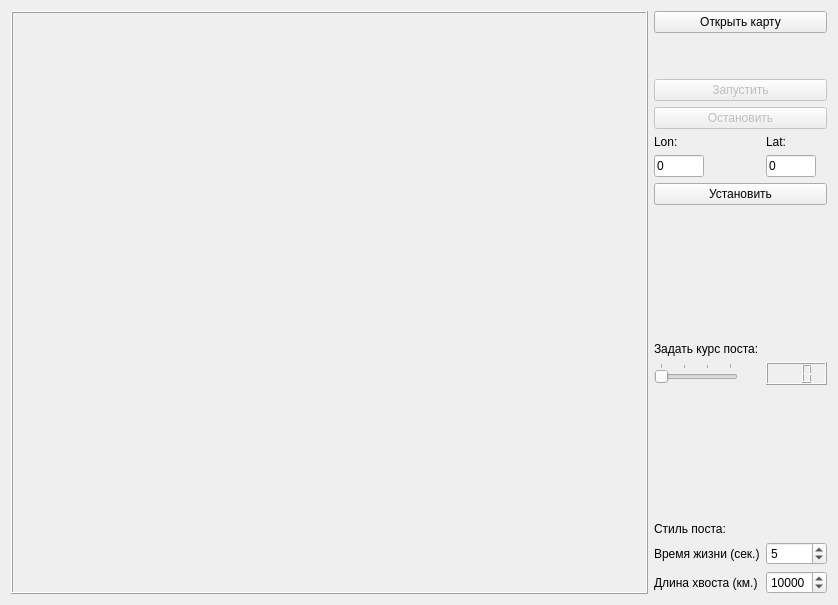
<?xml version="1.0" encoding="UTF-8"?>
<ui version="4.0">
 <class>PostTrackingWindow</class>
 <widget class="QWidget" name="PostTrackingWindow">
  <property name="windowModality">
   <enum>Qt::ApplicationModal</enum>
  </property>
  <property name="geometry">
   <rect>
    <x>0</x>
    <y>0</y>
    <width>838</width>
    <height>605</height>
   </rect>
  </property>
  <property name="windowTitle">
   <string>Form</string>
  </property>
  <layout class="QHBoxLayout" name="horizontalLayout">
   <item>
    <widget class="QFrame" name="frame">
     <property name="frameShape">
      <enum>QFrame::Box</enum>
     </property>
     <property name="frameShadow">
      <enum>QFrame::Raised</enum>
     </property>
     <layout class="QVBoxLayout" name="verticalLayout_2">
      <item>
       <widget class="PwGisWidget" name="pwgiswidget" native="true">
        <property name="sizePolicy">
         <sizepolicy hsizetype="Expanding" vsizetype="Expanding">
          <horstretch>0</horstretch>
          <verstretch>0</verstretch>
         </sizepolicy>
        </property>
       </widget>
      </item>
     </layout>
    </widget>
   </item>
   <item>
    <layout class="QGridLayout" name="gridLayout">
     <item row="5" column="0">
      <widget class="QLineEdit" name="lineEdit_lon">
       <property name="sizePolicy">
        <sizepolicy hsizetype="Maximum" vsizetype="Maximum">
         <horstretch>0</horstretch>
         <verstretch>0</verstretch>
        </sizepolicy>
       </property>
       <property name="maximumSize">
        <size>
         <width>50</width>
         <height>25</height>
        </size>
       </property>
       <property name="text">
        <string>0</string>
       </property>
      </widget>
     </item>
     <item row="1" column="0" colspan="2">
      <spacer name="verticalSpacer_2">
       <property name="orientation">
        <enum>Qt::Vertical</enum>
       </property>
       <property name="sizeType">
        <enum>QSizePolicy::Fixed</enum>
       </property>
       <property name="sizeHint" stdset="0">
        <size>
         <width>20</width>
         <height>40</height>
        </size>
       </property>
      </spacer>
     </item>
     <item row="12" column="0">
      <widget class="QLabel" name="label_2">
       <property name="text">
        <string>Время жизни (сек.)</string>
       </property>
      </widget>
     </item>
     <item row="9" column="0">
      <widget class="QSlider" name="horizontalSlider_course">
       <property name="sizePolicy">
        <sizepolicy hsizetype="Maximum" vsizetype="Maximum">
         <horstretch>0</horstretch>
         <verstretch>0</verstretch>
        </sizepolicy>
       </property>
       <property name="maximum">
        <number>3</number>
       </property>
       <property name="singleStep">
        <number>1</number>
       </property>
       <property name="pageStep">
        <number>1</number>
       </property>
       <property name="sliderPosition">
        <number>0</number>
       </property>
       <property name="tracking">
        <bool>false</bool>
       </property>
       <property name="orientation">
        <enum>Qt::Horizontal</enum>
       </property>
       <property name="invertedControls">
        <bool>false</bool>
       </property>
       <property name="tickPosition">
        <enum>QSlider::TicksAbove</enum>
       </property>
       <property name="tickInterval">
        <number>1</number>
       </property>
      </widget>
     </item>
     <item row="3" column="0" colspan="2">
      <widget class="QPushButton" name="btnStopTracking">
       <property name="enabled">
        <bool>false</bool>
       </property>
       <property name="text">
        <string>Остановить</string>
       </property>
      </widget>
     </item>
     <item row="6" column="0" colspan="2">
      <widget class="QPushButton" name="pushButton_setPost">
       <property name="text">
        <string>Установить</string>
       </property>
      </widget>
     </item>
     <item row="5" column="1">
      <widget class="QLineEdit" name="lineEdit_lat">
       <property name="sizePolicy">
        <sizepolicy hsizetype="Maximum" vsizetype="Maximum">
         <horstretch>0</horstretch>
         <verstretch>0</verstretch>
        </sizepolicy>
       </property>
       <property name="maximumSize">
        <size>
         <width>50</width>
         <height>25</height>
        </size>
       </property>
       <property name="text">
        <string>0</string>
       </property>
      </widget>
     </item>
     <item row="0" column="0" colspan="2">
      <widget class="QPushButton" name="btnOpenMap">
       <property name="minimumSize">
        <size>
         <width>100</width>
         <height>0</height>
        </size>
       </property>
       <property name="text">
        <string>Открыть карту</string>
       </property>
      </widget>
     </item>
     <item row="9" column="1">
      <widget class="QLCDNumber" name="lcdNumber_course">
       <property name="numDigits">
        <number>3</number>
       </property>
      </widget>
     </item>
     <item row="7" column="0" colspan="2">
      <spacer name="verticalSpacer_3">
       <property name="orientation">
        <enum>Qt::Vertical</enum>
       </property>
       <property name="sizeHint" stdset="0">
        <size>
         <width>20</width>
         <height>40</height>
        </size>
       </property>
      </spacer>
     </item>
     <item row="8" column="0" colspan="2">
      <widget class="QLabel" name="label_7">
       <property name="text">
        <string>Задать курс поста:</string>
       </property>
      </widget>
     </item>
     <item row="4" column="1">
      <widget class="QLabel" name="label_6">
       <property name="text">
        <string>Lat:</string>
       </property>
      </widget>
     </item>
     <item row="4" column="0">
      <widget class="QLabel" name="label_5">
       <property name="maximumSize">
        <size>
         <width>50</width>
         <height>16777215</height>
        </size>
       </property>
       <property name="text">
        <string>Lon:</string>
       </property>
      </widget>
     </item>
     <item row="10" column="0" colspan="2">
      <spacer name="verticalSpacer">
       <property name="orientation">
        <enum>Qt::Vertical</enum>
       </property>
       <property name="sizeHint" stdset="0">
        <size>
         <width>20</width>
         <height>40</height>
        </size>
       </property>
      </spacer>
     </item>
     <item row="11" column="0" colspan="2">
      <widget class="QLabel" name="label">
       <property name="text">
        <string>Стиль поста:</string>
       </property>
      </widget>
     </item>
     <item row="12" column="1">
      <widget class="QSpinBox" name="onLifeTime">
       <property name="value">
        <number>5</number>
       </property>
      </widget>
     </item>
     <item row="13" column="1">
      <widget class="QSpinBox" name="onTailLength">
       <property name="maximum">
        <number>40000</number>
       </property>
       <property name="singleStep">
        <number>1000</number>
       </property>
       <property name="value">
        <number>10000</number>
       </property>
      </widget>
     </item>
     <item row="2" column="0" colspan="2">
      <widget class="QPushButton" name="btnStartTracking">
       <property name="enabled">
        <bool>false</bool>
       </property>
       <property name="text">
        <string>Запустить</string>
       </property>
      </widget>
     </item>
     <item row="13" column="0">
      <widget class="QLabel" name="label_3">
       <property name="text">
        <string>Длина хвоста (км.)</string>
       </property>
      </widget>
     </item>
    </layout>
   </item>
  </layout>
 </widget>
 <customwidgets>
  <customwidget>
   <class>PwGisWidget</class>
   <extends>QWidget</extends>
   <header location="global">PwGis/pwgiswidget.h</header>
   <container>1</container>
  </customwidget>
 </customwidgets>
 <resources/>
 <connections/>
</ui>
